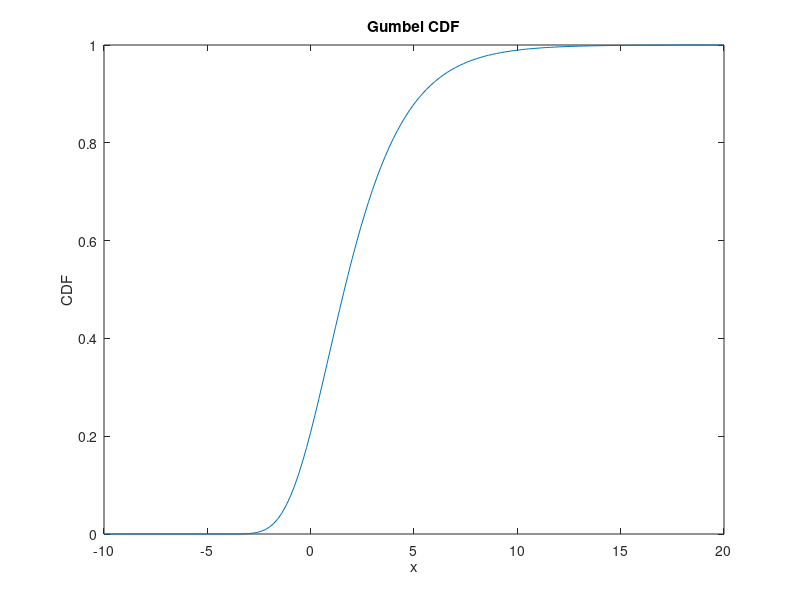

The MATLAB script that drew this image:
mu = 1;
b = 2;
int_size = 0.2;

x = -10:int_size:20;
z = (x-mu)/b;
y_pdf = exp(-(z + exp(-z)))/b;
y_cdf = zeros(1, length(x));


for i = 1:length(x)
    if i == 1
        y_cdf(i) = y_pdf(i)*int_size;
    else
        y_cdf(i) = y_cdf(i-1) + y_pdf(i)*int_size;
    end
end

plot(x, y_cdf), xlabel("x"), ylabel("CDF"), title("Gumbel CDF");
